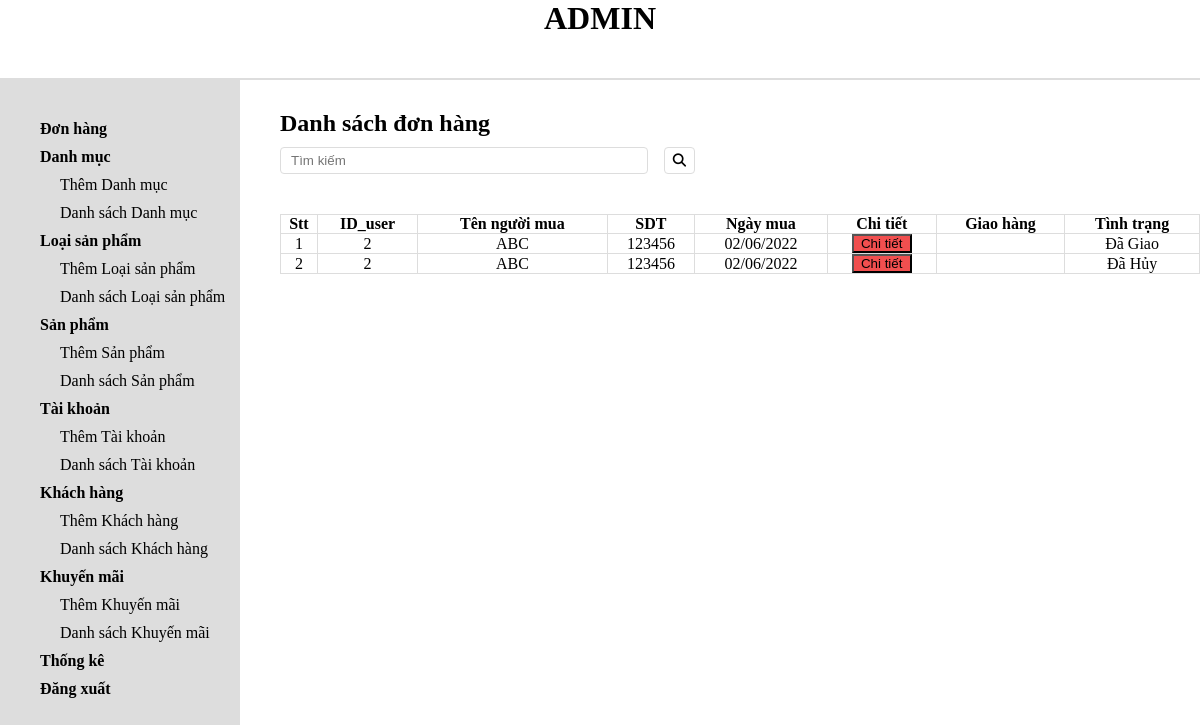
Page /admin/donhang.php on the committed database.
### tables this page shows
CREATE TABLE `donhang` (
  `MaDonHang` int(11) NOT NULL,
  `NgayLap` varchar(255) NOT NULL,
  `SoSanPham` int(11) NOT NULL,
  `TongTriGia` float NOT NULL,
  `TinhTrangGiao` varchar(255) NOT NULL,
  `HoTen` varchar(255) NOT NULL,
  `SDT` varchar(255) NOT NULL,
  `DiaChi` varchar(255) NOT NULL,
  `MaTK` int(11) NOT NULL
);

### admin/donhang.php (the view, shortened to what this page needs)
<?php
include "header.php";
include "slider.php";
$con = ketnoi();
?>
<div class="admin-content-right">
    <div class="admin-content-right-cartegory_list">
        <h1>Danh sách đơn hàng</h1>
        <div id="search_admin">
             <input type="text" id="search-text" placeholder="Tìm kiếm">
             <button id="search-btn" onclick="Search('DH')"><i class="fa-solid fa-magnifying-glass"></i></button>
        </div>
        <table id="base-view">
            <tr>
                <th>Stt</th>
                <th>ID_user</th>
                <th>Tên người mua</th>
                <th>SDT</th>
                <th>Ngày mua</th>
                <th>Chi tiết</th>
                <th>Giao hàng</th>
                <th>Tình trạng</th>
            </tr>
            <?php
                $stt = 1;
                $Query = "SELECT * FROM donhang";
                $Result = mysqli_query($con,$Query) or die(mysqli_error($con));
                while ($kq = mysqli_fetch_assoc($Result))
                {
                    ?>
                    <tr>
                        <td><?php echo $stt; ?></td>
                        <td><?php echo $kq['MaTK']; ?></td>
                        <td><?php echo $kq['HoTen']; ?></td>
                        <td><?php echo $kq['SDT']; ?></td>
                        <td><?php echo $kq['NgayLap']; ?></td>
                        <td>
                            <button style="width:60px; cursor:pointer;background-color: rgb(241, 79, 79);">
                                <a href="ctdonhang.php?dhid=<?php echo $kq['MaDonHang'];?>" style="display:block">Chi tiết</a>
                            </button>
                        </td>
                        <td>
                        </td>
                        <td><?php echo $kq['TinhTrangGiao']; ?></td>
                    </tr>
                    <?php
                    $stt++;
                }
            ?>
        </table>
    </div>
</div>
</section>
</body>
</html>

### admin/style.css (style rules this page uses)
* { margin:0; padding:0; box-sizing: border-box; color:black; outline:none; }
a { text-decoration: none; }
.admin-content-right { width:80%; padding:30px 0 0 40px; }
.admin-content-right-cartegory_list table { width:100%; text-align: center; margin-top: 20px; }
.admin-content-right-cartegory_list table tr th,td { border:1px solid #dddddd; }
table { border-collapse: collapse; }
#search_admin { display:flex; align-items: center; margin: 10px 0 20px 0; width:415px; display:flex; margin-bottom: 40px; }
#search-text { flex:2; padding: 5px 10px; margin-right:16px; border:1px solid #dddddd; border-radius:4px; }
#search-btn { padding:5px 8px; color:rgb(61, 60, 60); background-color: #fff; border: 1px solid #dddddd; border-radius:4px; cursor:pointer; }

### rows in the picture
donhang: MaTK "2", HoTen "ABC", SDT "123456", NgayLap "02/06/2022", TinhTrangGiao "Đã Giao"
donhang: MaTK "2", HoTen "ABC", SDT "123456", NgayLap "02/06/2022", TinhTrangGiao "Đã Hủy"
